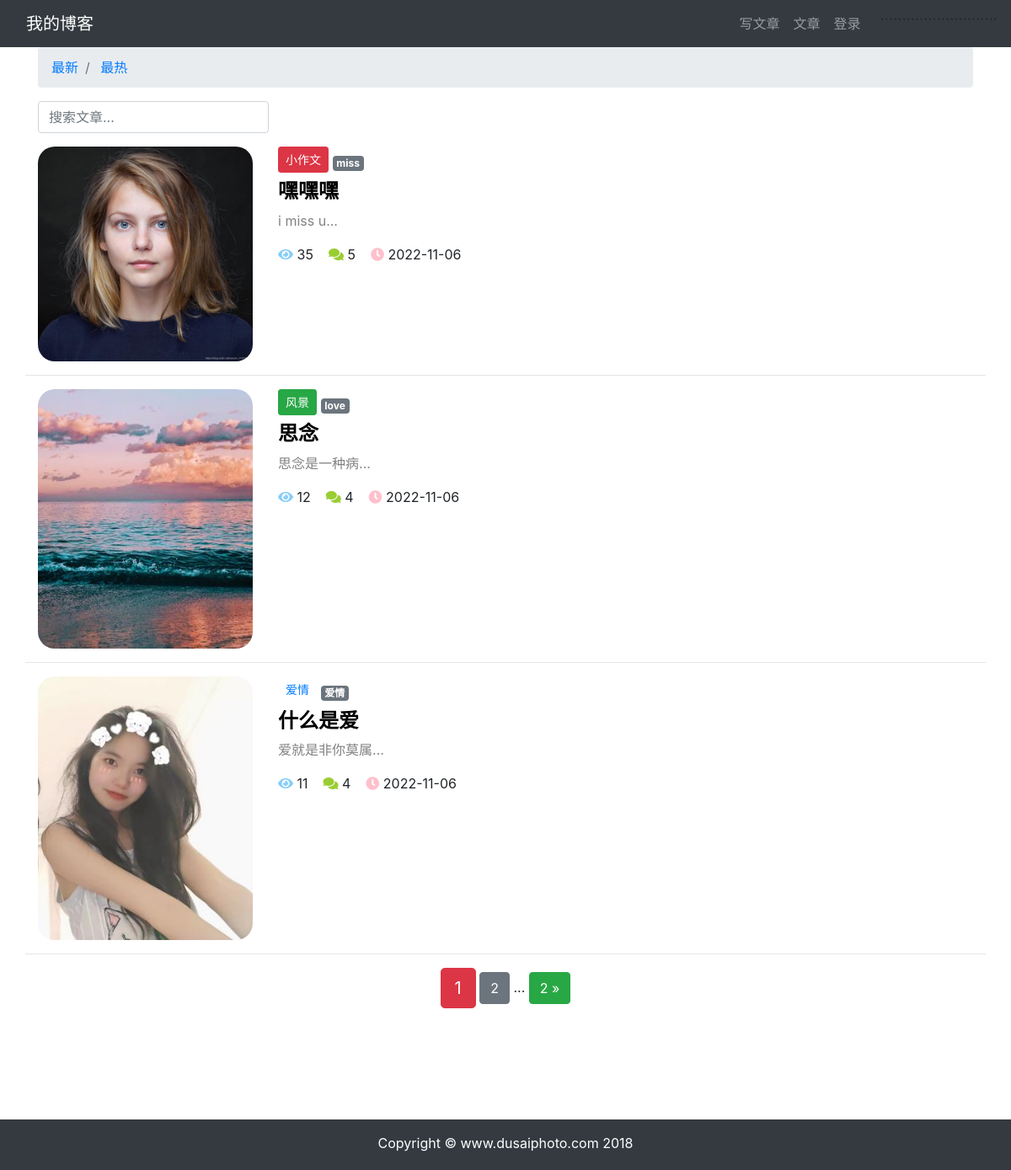
The app's page /article/article-list/?order=total_views&search=&column=None&tag=None with its own data.
### article/models.py (models this page shows, shortened)
class ArticlePost(models.Model):
    author = models.ForeignKey(User, on_delete=models.CASCADE)
    column = models.ForeignKey(ArticleColumn,
                               null=True,
                               blank=True,
                               on_delete=models.CASCADE,
                               related_name='article')
    tags = TaggableManager(blank=True)
    avatar = models.ImageField(upload_to='article/%Y%m%d/' , blank=True)
    title = models.CharField(max_length=100)
    body = models.TextField()
    created = models.DateTimeField(default=timezone.now)
    updated = models.DateTimeField(auto_now=True)
    total_views= models.PositiveIntegerField(default=0)
    class Meta:
        ordering = ('-created',)

class ArticleColumn(models.Model):
    title = models.CharField(max_length=100,blank=True)
    created = models.DateTimeField(default=timezone.now)
    def __str__(self):
        return self.title

### article/views.py (the view)
# urls.py: path('article-list/', views.article_list, name='article_list'),
def article_list(request):
    search = request.GET.get('search')
    order = request.GET.get("order")
    column = request.GET.get('column')
    tag = request.GET.get('tag')
    article_list = ArticlePost.objects.all()
    if search:
        article_list = article_list.filter(
            Q(title__icontains=search) |
            Q(body__icontains=search)
            )
    else:
        search = ''
    if column is not None and column.isdigit():
        article_list = article_list.filter(column=column)
    if tag and tag != 'None':
        article_list = article_list.filter(tags__name__in=[tag])
    if order == 'total_views':
        article_list = article_list.order_by('-total_views')
    paginator = Paginator(article_list, 3)
    page = request.GET.get('page')
    articles = paginator.get_page(page)
    context = {'articles': articles,'order':order,'search': search,'column':column,'tag':tag }
    return render(request, 'article/list.html', context)

### templates/article/list.html (shortened to what this page needs)
{% extends "base.html" %}
{% load staticfiles %}
{% block content %}
<div class="container">
     <nav aria-label="breadcrumb">
        <ol class="breadcrumb">
            <li class="breadcrumb-item">
                <a href="{% url 'article:article_list' %}?search={{ search }}&column={{ column }}&tag={{ tag }}">
                    最新
                </a>
            </li>
            <li class="breadcrumb-item">
                <a href="{% url 'article:article_list' %}?order=total_views&search={{ search }}&column={{ column }}&tag={{ tag }}">
                    最热
                </a>
            </li>
        </ol>
    </nav>
    <div class="row">
        <div class="col-auto mr-auto">
            <form class="form-inline" >
                <input type="text"
                    class="form-control mb-2 mr-sm-2"
                    name="search"
                    placeholder="搜索文章..."
                    required
                >
            </form>
        </div>
    </div>
    <div class="row mt-2">
        {% for article in articles %}
            {% if article.avatar %}
            <div class="col-3">
                <img src="{{ article.avatar.url }}"
                     alt="avatar"
                     style="max-width:100%; border-radius: 20px">
            </div>
        {% endif %}
        <div class="col">
            {% if article.column %}
                 <a  role="button"
                        href="{% url 'article:article_list' %}?column={{ article.column.id }}"
                        class="btn btn-sm mb-2
                        {% if article.column.title == '风景' %}
                            btn-success
                        {% elif article.column.title == '小作文' %}
                            btn-danger
                        {% elif article.column.title == '爱' %}
                            btn-warning
                        {% endif %}
                    "
                >
                    {{ article.column }}
                </a>
            {% endif %}
            <span>
                {% for tag in article.tags.all %}
                    <a href="{% url 'article:article_list'%}?tag={{ tag }}"
                       class="badge badge-secondary">
                        {{ tag }}
                    </a>
                {% endfor %}
            </span>
            <h4>
                <b>
                    <a href="{% url 'article:article_detail' article.id %}"
                       style="color: black;"
                    >
                        {{ article.title }}
                    </a>
                </b>
            </h4>
            <div>
                <p style="color: gray;">
                    {{ article.body|slice:'100' }}...
                </p>
            </div>
            <p>
                    <span>
                        <i class="fas fa-eye" style="color: lightskyblue;"></i>
                        {{ article.total_views }}&nbsp;&nbsp;&nbsp;
                    </span>
                    <span>
                        <i class="fas fa-comments" style="color: yellowgreen;"></i>
                        {{ article.comments.count }}&nbsp;&nbsp;&nbsp;
                    </span>
                    <span>
                        <i class="fas fa-clock" style="color: pink;"></i>
                        {{ article.created|date:'Y-m-d' }}
                    </span>
            </p>
        </div>
            <hr style="width: 100%;"/>
    {% endfor %}
</div>
<div class="pagination row">
    <div class="m-auto">
        <span class="step-links">
            <span class="current btn btn-danger btn-lg">
                {{ articles.number }}
            </span>
            {% if articles.has_next %}
              <a href="?page={{ articles.next_page_number }}&order={{ order }}&search={{ search }}&column={{ column }}&tag={{ tag }}"
                 class="btn btn-secondary">{{ articles.next_page_number }}</a>
                <span>...</span>
           <a href="?page={{ articles.paginator.num_pages }}&order={{ order }}&search={{ search }}&column={{ column }}&tag={{ tag }}"
              class="btn btn-success">{{ articles.paginator.num_pages }} &raquo;</a>
            {% endif %}
        </span>
    </div>
</div>
{% endblock content %}

### templates/base.html (shortened to what this page needs)
  ##  使用 Django 3 学习的读者改为 {% load static %}
{% load staticfiles %}
<!DOCTYPE html>
<html lang="zh-cn">
<head>
    <link rel="stylesheet" href="{% static 'bootstrap/css/bootstrap.min.css' %}">
</head>
<body>
    {% include 'header.html' %}
    <div id="wrapper">
        {% block content %}{% endblock content %}
        <div id="push"></div>
    </div>
    {% include 'footer.html' %}
    <link rel="stylesheet" href="{% static 'md_css/monokai.css' %}">
    <link
          rel="stylesheet"
          href="https://cdn.jsdelivr.net/npm/@fortawesome/fontawesome-free@5.14.0/css/all.min.css"
    >
</body>
</html>

### templates/header.html (shortened to what this page needs)
{% load notifications_tags %}
{% notifications_unread as unread_count %}
<nav class="navbar navbar-expand-lg navbar-dark bg-dark">
  <div class="container">
    <a class="navbar-brand" href="#">我的博客</a>
    <div>
      <ul class="navbar-nav">
          <li class="nav-item">
    <a class="nav-link" href="{% url 'article:article_create' %}">写文章</a>
    </li>
        <li class="nav-item">
          <a class="nav-link" href="{% url 'article:article_list' %}">文章</a>
        </li>
    {% if user.is_authenticated %}
        <li class="nav-item dropdown">
            <a class="nav-link dropdown-toggle" href="#" id="navbarDropdown" role="button" data-toggle="dropdown" aria-haspopup="true" aria-expanded="false">
                {% if unread_count %}
                    <svg viewBox="0 0 8 8"
                         width="8px"
                         height="8px">
                        <circle cx="4"
                                cy="4"
                                r="4"
                                fill="#ff6b6b"
                                ></circle>
                    </svg>
                {% endif %}
                {{ user.username }}
            </a>
            <div class="dropdown-menu" aria-labelledby="navbarDropdown">
                <a class="dropdown-item" href="{% url "notice:list" %}">通知
                    {% if unread_count %}
                    <span class="badge badge-danger">{{ unread_count }}</span>
                    {% endif %}
                </a>
                <a class="dropdown-item" href='{% url "userprofile:edit" user.id %}'>个人信息</a>
              <a class="dropdown-item" href="#" onclick="hello()">删除用户</a>
              <a class="dropdown-item" href='{% url "userprofile:logout" %}'>退出登录</a>
            </div>
        </li>
    {% else %}
        <li class="nav-item">
            <a class="nav-link" href="{% url 'userprofile:login' %}">登录</a>
        </li>
    {% endif %}
      </ul>
    </div>
  </div>
```````````````````````````
</nav>

### templates/footer.html
{% load staticfiles %}
<div>
    <br><br><br>
</div>
<footer class="py-3 bg-dark" id="footer">
    <div class="container">
        <p class="m-0 text-center text-white">Copyright &copy; www.dusaiphoto.com 2018</p>
    </div>
</footer>

### templates/base.html (style rules this page uses)
html, body { height: 100%; margin: 0; }
#wrapper { min-height: 100%; margin-bottom: -60px; }
#footer, #push { height: 60px; }

### records on screen
ArticlePost: avatar (picture), column "小作文", title "嘿嘿嘿", body "i miss u", total_views "35", comments.count "5", created "2022-11-06"
Tag: name "miss"
ArticlePost: avatar (picture), column "风景", title "思念", body "思念是一种病", total_views "12", comments.count "4", created "2022-11-06"
Tag: name "love"
ArticlePost: avatar (picture), column "爱情", title "什么是爱", body "爱就是非你莫属", total_views "11", comments.count "4", created "2022-11-06"
Tag: name "爱情"

### other values on screen
{{ articles.number }} "1"
{{ articles.next_page_number }} "2"
{{ articles.paginator.num_pages }} "2"
